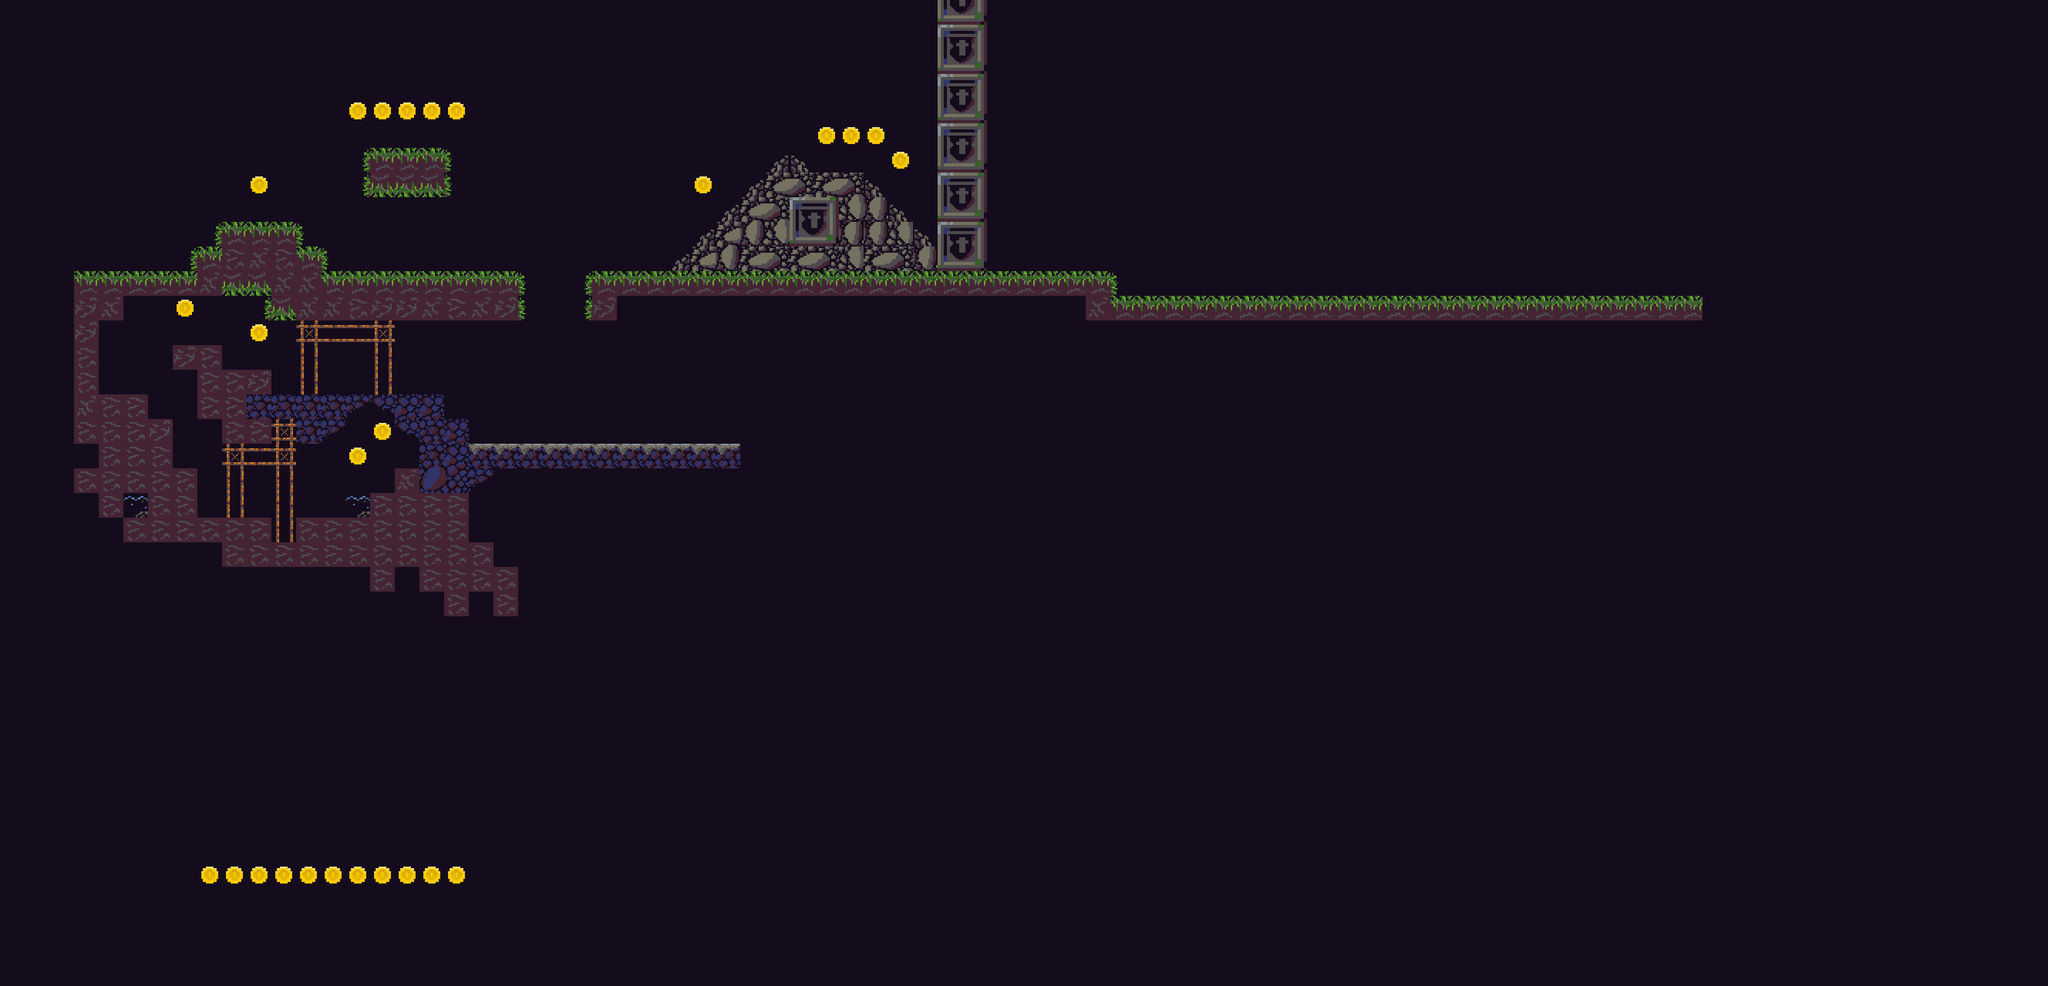

This is a level from a 2D game, rendered from its Tiled map with the project's own tilesets. A one-line summary and the map file follow, with tile-layer data summarised:
An orthogonal 83x40 tile map with 64x64 px tiles, 3 tile layers (Decorations, Coins, World), 2 tilesets.

<map version="1.2" tiledversion="1.2.1" orientation="orthogonal" renderorder="left-down" width="83" height="40" tilewidth="64" tileheight="64" infinite="0" backgroundcolor="#140c1c" nextlayerid="13" nextobjectid="5">
 <tileset firstgid="1" name="cave" tilewidth="64" tileheight="64" tilecount="100" columns="20">
  <image source="cave.png" trans="ffffff" width="1280" height="320" />
 </tileset>
 <tileset firstgid="101" name="coin" tilewidth="64" tileheight="64" tilecount="4" columns="4">
  <image source="coin.png" trans="ffffff" width="256" height="64" />
  <tile id="0">
   <animation>
    <frame tileid="0" duration="150" />
    <frame tileid="1" duration="150" />
    <frame tileid="2" duration="150" />
    <frame tileid="3" duration="150" />
   </animation>
  </tile>
 </tileset>
 <layer id="10" name="Decorations" width="83" height="40">
  <data>[3320 cells, 30 non-empty, 5 distinct tile ids]</data>
 </layer>
 <layer id="11" name="Coins" width="83" height="40">
  <data>[3320 cells, 26 non-empty, 1 distinct tile ids]</data>
 </layer>
 <layer id="12" name="World" width="83" height="40">
  <data>[3320 cells, 248 non-empty, 24 distinct tile ids]</data>
 </layer>
</map>